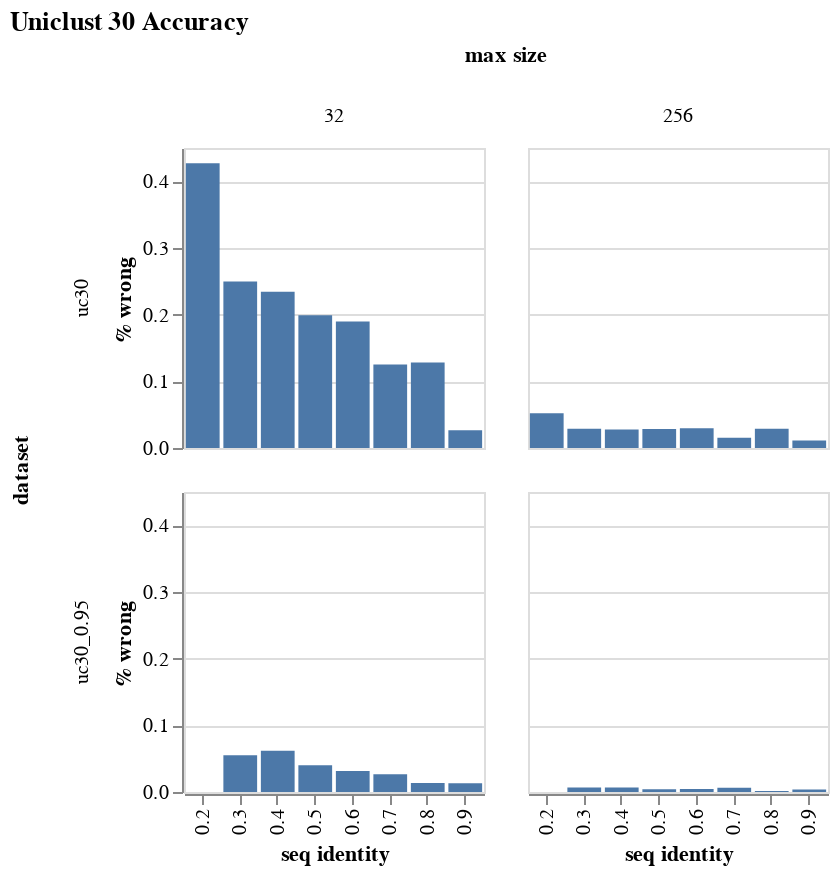

The code cell stored with this chart in its notebook:
### Code cell
alt.Chart(data, title = "Uniclust 30 Accuracy").mark_bar().encode(
    x = "seq identity:N",
    y = "% wrong",
    column = "max size:N",
    row = "dataset:N"
).properties(
    width = 150,
    height = 150
)

### Figure 1 — Vega-Lite specification as saved in the notebook (floating-point values rounded to 4 significant figures)
{"config": {"view": {"continuousWidth": 400, "continuousHeight": 300}}, "data": {"name": "data-b967d6aaaff231b5a8846309cba42355"}, "mark": "bar", "encoding": {"column": {"type": "nominal", "field": "max size"}, "row": {"type": "nominal", "field": "dataset"}, "x": {"type": "nominal", "field": "seq identity"}, "y": {"type": "quantitative", "field": "% wrong"}}, "height": 150, "title": "Uniclust 30 Accuracy", "width": 150, "$schema": "https://vega.github.io/schema/vega-lite/v4.8.1.json", "datasets": {"data-b967d6aaaff231b5a8846309cba42355": [{"dataset": "uc30_0.95", "max size": 32, "seq identity": 0.0, "count": 0, "wrong": 0, "wrong % error": null, "% wrong": null}, {"dataset": "uc30_0.95", "max size": 32, "seq identity": 0.1, "count": 0, "wrong": 0, "wrong % error": null, "% wrong": null}, {"dataset": "uc30_0.95", "max size": 32, "seq identity": 0.2, "count": 14, "wrong": 0, "wrong % error": null, "% wrong": 0.0}, {"dataset": "uc30_0.95", "max size": 32, "seq identity": 0.3, "count": 873, "wrong": 48, "wrong % error": 0.2364, "% wrong": 0.05498}, {"dataset": "uc30_0.95", "max size": 32, "seq identity": 0.4, "count": 1166, "wrong": 72, "wrong % error": 0.2589, "% wrong": 0.06175}, {"dataset": "uc30_0.95", "max size": 32, "seq identity": 0.5, "count": 951, "wrong": 38, "wrong % error": 0.2699, "% wrong": 0.03996}, {"dataset": "uc30_0.95", "max size": 32, "seq identity": 0.6, "count": 923, "wrong": 29, "wrong % error": 0.266, "% wrong": 0.03142}, {"dataset": "uc30_0.95", "max size": 32, "seq identity": 0.7, "count": 789, "wrong": 21, "wrong % error": 0.2508, "% wrong": 0.02662}, {"dataset": "uc30_0.95", "max size": 32, "seq identity": 0.8, "count": 747, "wrong": 10, "wrong % error": 0.2109, "% wrong": 0.01339}, {"dataset": "uc30_0.95", "max size": 32, "seq identity": 0.9, "count": 1537, "wrong": 20, "wrong % error": 0.139, "% wrong": 0.01301}, {"dataset": "uc30_0.95", "max size": 256, "seq identity": 0.0, "count": 0, "wrong": 0, "wrong % error": null, "% wrong": null}, {"dataset": "uc30_0.95", "max size": 256, "seq identity": 0.1, "count": 0, "wrong": 0, "wrong % error": null, "% wrong": null}, {"dataset": "uc30_0.95", "max size": 256, "seq identity": 0.2, "count": 14, "wrong": 0, "wrong % error": null, "% wrong": 0.0}, {"dataset": "uc30_0.95", "max size": 256, "seq identity": 0.3, "count": 873, "wrong": 6, "wrong % error": 0.02263, "% wrong": 0.006873}, {"dataset": "uc30_0.95", "max size": 256, "seq identity": 0.4, "count": 1166, "wrong": 8, "wrong % error": 0.07535, "% wrong": 0.006861}, {"dataset": "uc30_0.95", "max size": 256, "seq identity": 0.5, "count": 951, "wrong": 4, "wrong % error": 0.03272, "% wrong": 0.004206}, {"dataset": "uc30_0.95", "max size": 256, "seq identity": 0.6, "count": 923, "wrong": 4, "wrong % error": 0.06402, "% wrong": 0.004334}, {"dataset": "uc30_0.95", "max size": 256, "seq identity": 0.7, "count": 789, "wrong": 5, "wrong % error": 0.02126, "% wrong": 0.006337}, {"dataset": "uc30_0.95", "max size": 256, "seq identity": 0.8, "count": 747, "wrong": 1, "wrong % error": 0.0006338, "% wrong": 0.001339}, {"dataset": "uc30_0.95", "max size": 256, "seq identity": 0.9, "count": 1537, "wrong": 6, "wrong % error": 0.04126, "% wrong": 0.003904}, {"dataset": "uc30", "max size": 32, "seq identity": 0.0, "count": 0, "wrong": 0, "wrong % error": null, "% wrong": null}, {"dataset": "uc30", "max size": 32, "seq identity": 0.1, "count": 0, "wrong": 0, "wrong % error": null, "% wrong": null}, {"dataset": "uc30", "max size": 32, "seq identity": 0.2, "count": 192, "wrong": 82, "wrong % error": 0.9296, "% wrong": 0.4271}, {"dataset": "uc30", "max size": 32, "seq identity": 0.3, "count": 1170, "wrong": 292, "wrong % error": 0.5784, "% wrong": 0.2496}, {"dataset": "uc30", "max size": 32, "seq identity": 0.4, "count": 1182, "wrong": 277, "wrong % error": 0.5775, "% wrong": 0.2343}, {"dataset": "uc30", "max size": 32, "seq identity": 0.5, "count": 1160, "wrong": 231, "wrong % error": 0.5505, "% wrong": 0.1991}, {"dataset": "uc30", "max size": 32, "seq identity": 0.6, "count": 1044, "wrong": 198, "wrong % error": 0.5351, "% wrong": 0.1897}, {"dataset": "uc30", "max size": 32, "seq identity": 0.7, "count": 847, "wrong": 106, "wrong % error": 0.5582, "% wrong": 0.1251}, {"dataset": "uc30", "max size": 32, "seq identity": 0.8, "count": 694, "wrong": 89, "wrong % error": 0.4932, "% wrong": 0.1282}, {"dataset": "uc30", "max size": 32, "seq identity": 0.9, "count": 711, "wrong": 19, "wrong % error": 0.3312, "% wrong": 0.02672}, {"dataset": "uc30", "max size": 256, "seq identity": 0.0, "count": 0, "wrong": 0, "wrong % error": null, "% wrong": null}, {"dataset": "uc30", "max size": 256, "seq identity": 0.1, "count": 0, "wrong": 0, "wrong % error": null, "% wrong": null}, {"dataset": "uc30", "max size": 256, "seq identity": 0.2, "count": 192, "wrong": 10, "wrong % error": 0.285, "% wrong": 0.05208}, {"dataset": "uc30", "max size": 256, "seq identity": 0.3, "count": 1170, "wrong": 34, "wrong % error": 0.1609, "% wrong": 0.02906}, {"dataset": "uc30", "max size": 256, "seq identity": 0.4, "count": 1182, "wrong": 33, "wrong % error": 0.1449, "% wrong": 0.02792}, {"dataset": "uc30", "max size": 256, "seq identity": 0.5, "count": 1160, "wrong": 33, "wrong % error": 0.1602, "% wrong": 0.02845}, {"dataset": "uc30", "max size": 256, "seq identity": 0.6, "count": 1044, "wrong": 31, "wrong % error": 0.1159, "% wrong": 0.02969}, {"dataset": "uc30", "max size": 256, "seq identity": 0.7, "count": 847, "wrong": 13, "wrong % error": 0.08762, "% wrong": 0.01535}, {"dataset": "uc30", "max size": 256, "seq identity": 0.8, "count": 694, "wrong": 20, "wrong % error": 0.07686, "% wrong": 0.02882}, {"dataset": "uc30", "max size": 256, "seq identity": 0.9, "count": 711, "wrong": 8, "wrong % error": 0.04555, "% wrong": 0.01125}]}}
